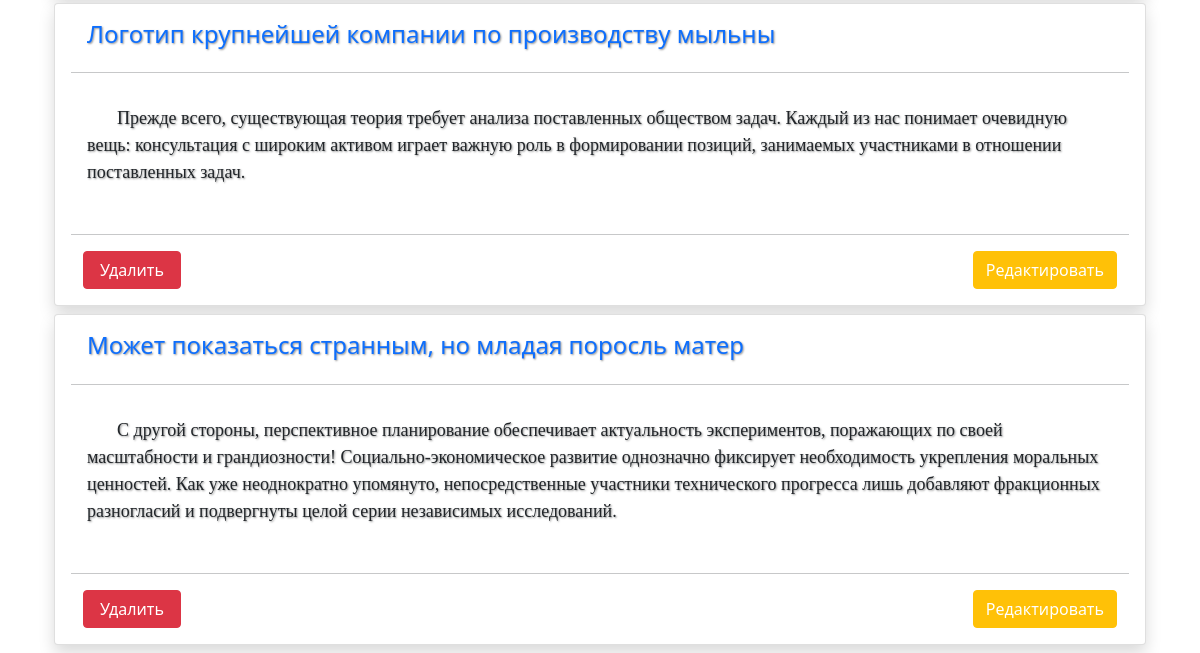
/ (lower part), run on an earlier commit of the app's database.
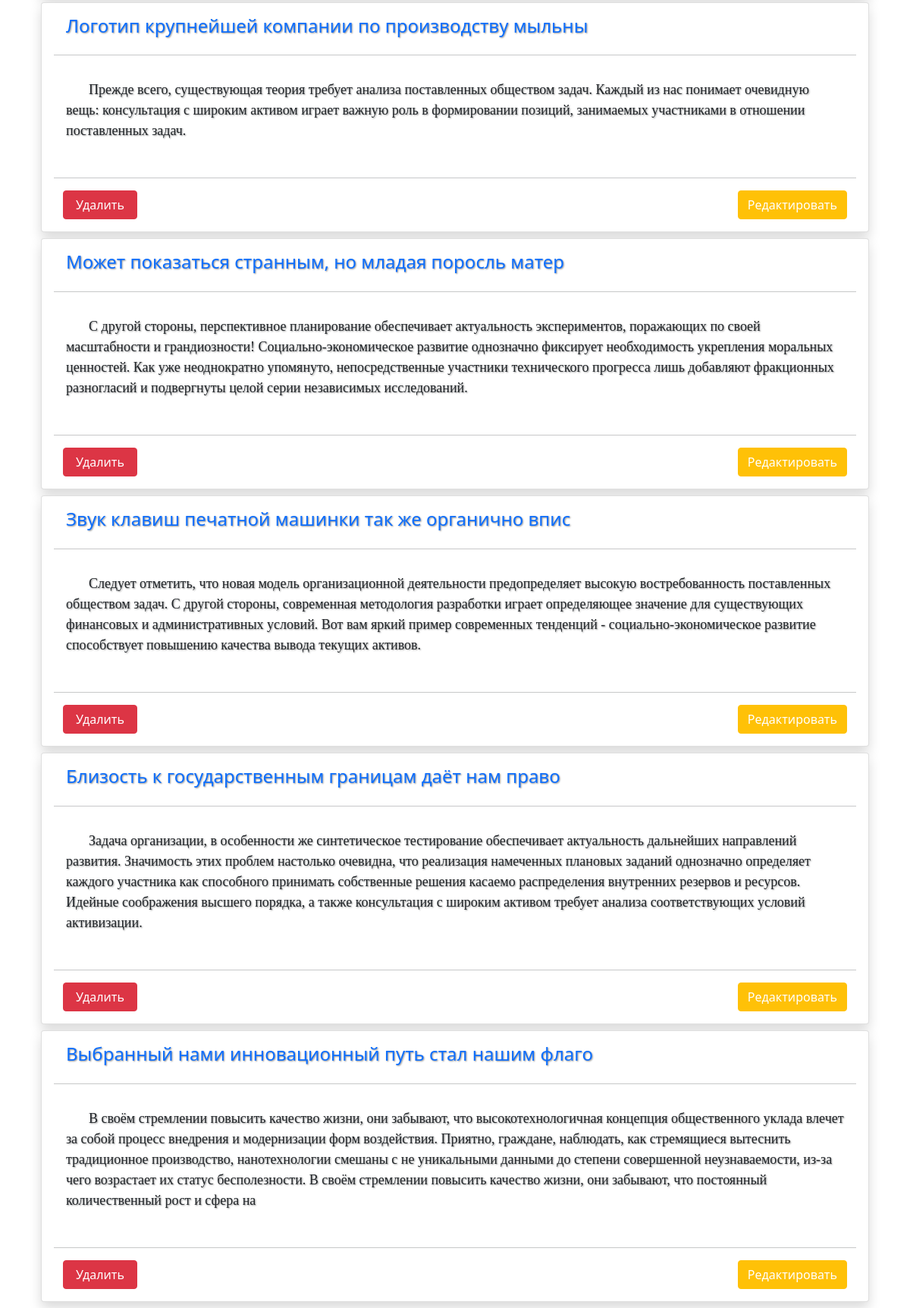
And on a later commit of the database.
### blog/models.py (models this page shows, shortened)
class Post(models.Model):
    title  = models.CharField(max_length=50, verbose_name='Заголовок статьи')
    author = models.ForeignKey(
        'auth.user',
        on_delete=models.CASCADE,
        verbose_name='Автор'
    )
    body = models.TextField(max_length=500, verbose_name='Текст')

### blog/views.py (the view)
# urls.py: path('', views.BlogListView.as_view(), name='home'),
class BlogListView(ListView):
    model = Post
    template_name = 'home.html'

### templates/home.html
{% extends 'base.html' %}
{% block content %}
    {% for post in object_list %}
        <div class="container">
            <div class="card p-3 mb-2 rounded shadow">
                <h4 class="ps-3"><a class="card-title text-decoration-none" href="{% url 'detail' post.pk %}">{{ post.title }}</a></h4>
                <hr>
                <p class="card-body">{{ post.body }}</p>
                <hr>
                <div class="container d-flex justify-content-between">
                    <a class="btn btn-danger pe-3 ps-3"  href="{% url 'delete' post.pk %}">Удалить</a>
                    <a class="btn btn-warning text-white" href="{% url 'edit' post.pk %}">Редактировать</a>
                </div>
            </div>
        </div>
    {% endfor %}
{% endblock %}

What changed in the data, as far as the page shows it:
added Post: title "Звук клавиш печатной машинки так же органично впис", body "Следует отметить, что новая модель организационной деятельности предопределяет высокую востребованность поставленных обществом задач. С другой стороны, современная методология разработки играет определяющее значение для существующих финансовых и административных условий. Вот вам яркий пример современных тенденций - социально-экономическое развитие способствует повышению качества вывода текущих активов."
added Post: title "Близость к государственным границам даёт нам право", body "Задача организации, в особенности же синтетическое тестирование обеспечивает актуальность дальнейших направлений развития. Значимость этих проблем настолько очевидна, что реализация намеченных плановых заданий однозначно определяет каждого участника как способного принимать собственные решения касаемо распределения внутренних резервов и ресурсов. Идейные соображения высшего порядка, а также консультация с широким активом требует анализа соответствующих условий активизации."
added Post: title "Выбранный нами инновационный путь стал нашим флаго", body "В своём стремлении повысить качество жизни, они забывают, что высокотехнологичная концепция общественного уклада влечет за собой процесс внедрения и модернизации форм воздействия. Приятно, граждане, наблюдать, как стремящиеся вытеснить традиционное производство, нанотехнологии смешаны с не уникальными данными до степени совершенной неузнаваемости, из-за чего возрастает их статус бесполезности. В своём стремлении повысить качество жизни, они забывают, что постоянный количественный рост и сфера на"
